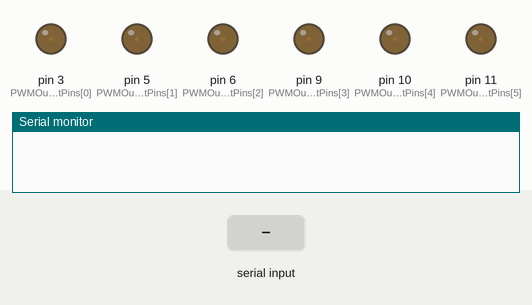
Simulated run of this sketch. Board: Arduino Leonardo, built with avr-gcc and run on an emulated ATmega32U4. Shown: output pins drawn as LEDs (lit = HIGH), the last lines printed to the serial monitor. The inputs (shaded band) are chosen by the test bench.

Above: at 1.2 s.
1.3 s: "1" received over the second serial link
At 2.5 s:
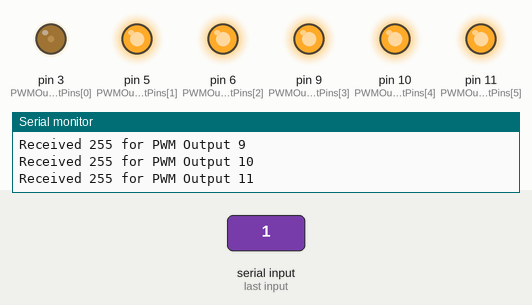
2.8 s: "0" received over the second serial link
At 3.8 s:
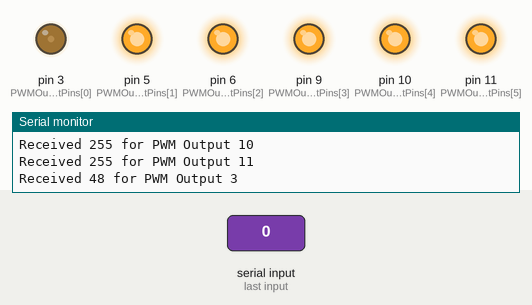
Timing chart, 0 to 5.8 s (numbered marks = the images above; inputs shaded):
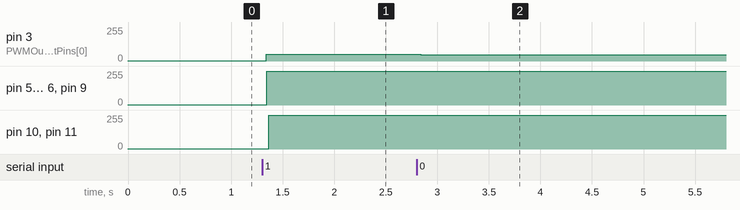

Measured:
- after the input at 1.3 s, pin 3 (PWMOutputPins[0]): 1/255 → 49/255 at once; pin 5 (PWMOutputPins[1]), pin 6 (PWMOutputPins[2]): 1/255 → 255/255 after 0.05 s; pin 9 (PWMOutputPins[3]), pin 10 (PWMOutputPins[4]): 1/255 → 255/255 after 0.06 s; pin 11 (PWMOutputPins[5]): 1/255 → 255/255 after 0.07 s
- after the input at 2.8 s, pin 3 (PWMOutputPins[0]): 49/255 → 48/255 at once

The sketch:

LeoReceiver.ino
```cpp
#define N_PWM_OUTPUTS 6
#define ENCODED_INPUT_SIZE 7 // In bytes

// PWM related variables
const int PWMOutputPins[N_PWM_OUTPUTS] = { 3, 5, 6, 9, 10, 11 };
int PWMValues[N_PWM_OUTPUTS];
int oldPWMValues[N_PWM_OUTPUTS];

// Encoded input variables
byte encodedInputArray[ENCODED_INPUT_SIZE];
const int minimumValidInputValue = 1; // Values less than this are reserved for input encoding

// Delay values
const int loopDelayValue = 5;
const int analogWriteDelayValue = 5;

void setup() {

  // Setting pinMode for every output and minimum valid input value for old PWM values
  for (int i = 0; i < N_PWM_OUTPUTS; i++) {
    pinMode(PWMOutputPins[i], OUTPUT);
    oldPWMValues[i] = minimumValidInputValue;
    PWMValues[i] = minimumValidInputValue;
    analogWrite(PWMOutputPins[i], PWMValues[i]);
  }

  Serial1.begin(9600); // Serial for MRK1000
  Serial.begin(9600); // Serial for serial monitor

}

void loop() {

  readSerialInput(); // MKR1000 Input

  for (int i = 0; i < N_PWM_OUTPUTS; i++) {
    if (PWMValues[i] != oldPWMValues[i]) { // New PWM value
      Serial.print("Received ");
      Serial.print(PWMValues[i]);
      Serial.print(" for PWM Output ");
      Serial.println(PWMOutputPins[i]);
      Serial.flush();

      analogWrite(PWMOutputPins[i], PWMValues[i]);
      delay(analogWriteDelayValue);

      oldPWMValues[i] = PWMValues[i]; // Debounce variable update
    }
  }

  delay(loopDelayValue);

}

void readSerialInput() {

  if (Serial1.available()) {
    for (int i = 0; i < ENCODED_INPUT_SIZE; i++) {
      encodedInputArray[i] = Serial1.read();
      delay(loopDelayValue);
    }

    for (int i = 0; i < N_PWM_OUTPUTS; i++) {
      PWMValues[i] = encodedInputArray[i];
    }
  }

}

// TODO:
// add 0 control
// add control for less then minimum value
```
